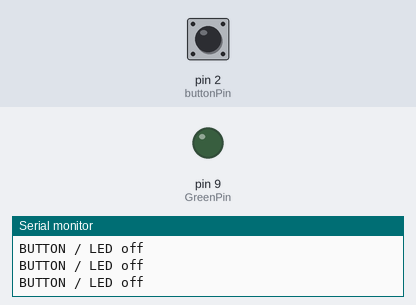
Recording of a sketch running on a simulated Arduino Uno, built with avr-gcc and run on an emulated ATmega328P. On the bench: output pins drawn as LEDs (lit = HIGH), the last lines printed to the serial monitor. The test bench sets the inputs (shaded band); at power-on: pin 2 (buttonPin) HIGH.

Above: at 1.2 s.
1.3 s: pin 2 (buttonPin) pulled LOW for 0.15 s
At 1.37 s:
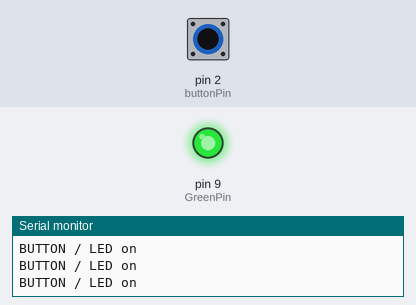
2.9 s: pin 2 (buttonPin) pulled LOW for 3.2 s
At 7.5 s:
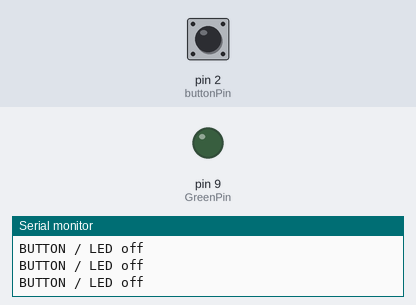
Timing chart, 0 to 9.0 s (numbered marks = the images above; inputs shaded):
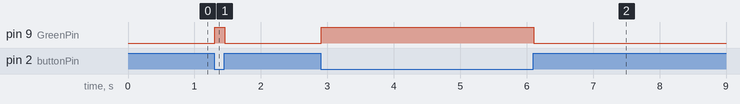

Measured:
- after the input at 1.3 s, pin 9 (GreenPin): LOW → HIGH at once, → LOW 0.15 s later
- after the input at 2.9 s, pin 9 (GreenPin): LOW → HIGH at once, → LOW 3.2 s later

The sketch:

LEDprogram2.ino
```cpp
const int buttonPin = 2;
const int GreenPin =  9;

int buttonState = 0;

void setup() {
  Serial.begin(115200);
  pinMode(GreenPin, OUTPUT);
  pinMode(buttonPin, INPUT);
}

void loop() {
  buttonState = digitalRead(buttonPin);

  if (buttonState == LOW) {
    // turn LED on:
    digitalWrite(GreenPin, HIGH);
    Serial.println("BUTTON / LED on");
    delay(10);
  } else {
    digitalWrite(GreenPin, LOW);
    Serial.println("BUTTON / LED off");
    delay(10);
  }
}
```
